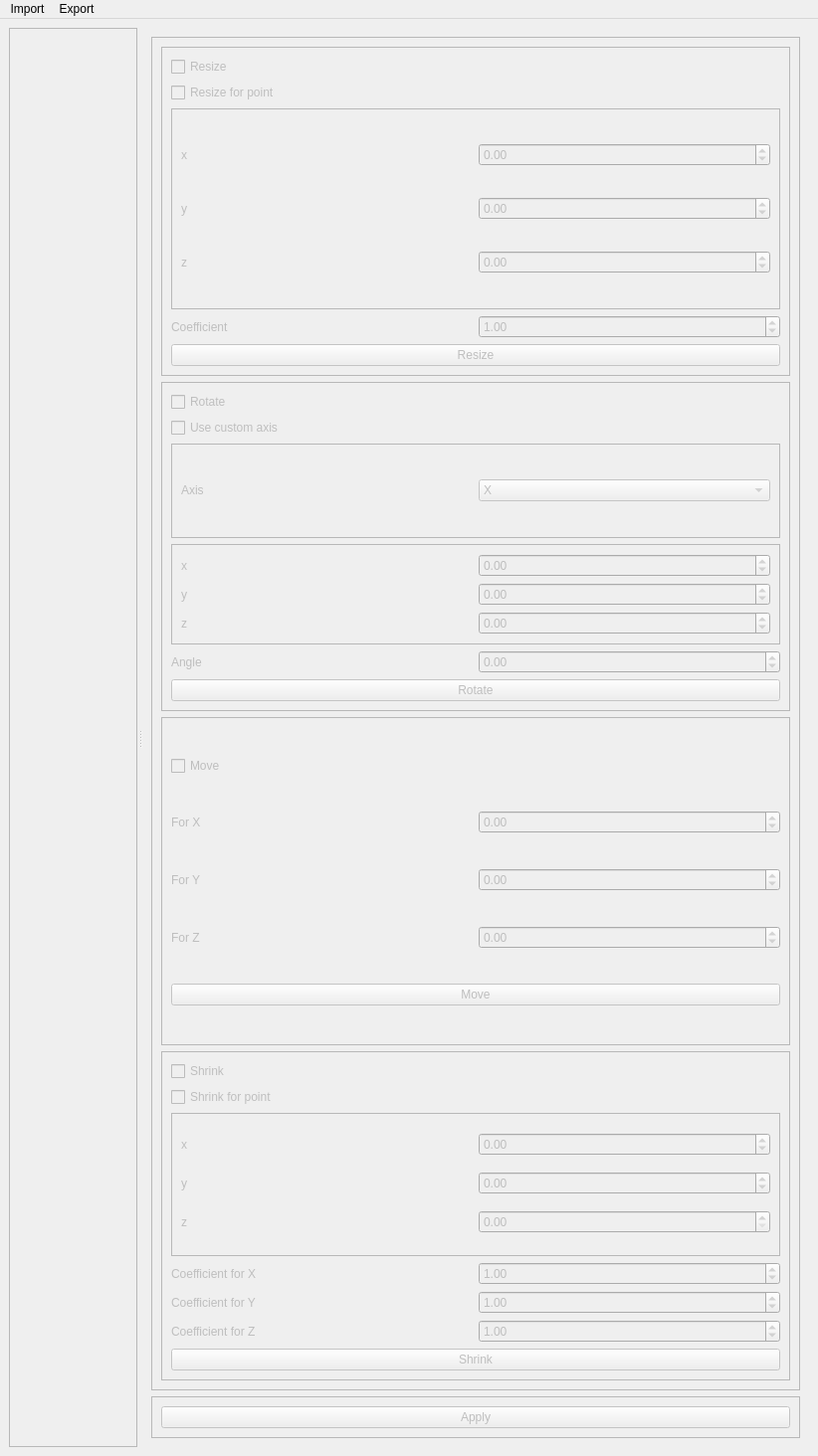
<?xml version="1.0" encoding="UTF-8"?>
<ui version="4.0">
 <class>MainWindow</class>
 <widget class="QMainWindow" name="MainWindow">
  <property name="geometry">
   <rect>
    <x>0</x>
    <y>0</y>
    <width>822</width>
    <height>1464</height>
   </rect>
  </property>
  <property name="windowTitle">
   <string>MainWindow</string>
  </property>
  <widget class="QWidget" name="centralwidget">
   <layout class="QVBoxLayout" name="verticalLayout_12">
    <item>
     <widget class="QSplitter" name="splitter">
      <property name="sizePolicy">
       <sizepolicy hsizetype="Ignored" vsizetype="Preferred">
        <horstretch>0</horstretch>
        <verstretch>0</verstretch>
       </sizepolicy>
      </property>
      <property name="lineWidth">
       <number>1</number>
      </property>
      <property name="orientation">
       <enum>Qt::Horizontal</enum>
      </property>
      <property name="handleWidth">
       <number>5</number>
      </property>
      <property name="childrenCollapsible">
       <bool>false</bool>
      </property>
      <widget class="QWidget" name="layoutWidget">
       <layout class="QVBoxLayout" name="model_layout_wrapper">
        <property name="sizeConstraint">
         <enum>QLayout::SetMaximumSize</enum>
        </property>
        <item>
         <layout class="QVBoxLayout" name="model_layout">
          <property name="sizeConstraint">
           <enum>QLayout::SetMaximumSize</enum>
          </property>
          <item>
           <widget class="QFrame" name="vtk_frame">
            <property name="sizePolicy">
             <sizepolicy hsizetype="Expanding" vsizetype="Preferred">
              <horstretch>0</horstretch>
              <verstretch>0</verstretch>
             </sizepolicy>
            </property>
            <property name="frameShape">
             <enum>QFrame::StyledPanel</enum>
            </property>
            <property name="frameShadow">
             <enum>QFrame::Raised</enum>
            </property>
           </widget>
          </item>
         </layout>
        </item>
        <item>
         <spacer name="horizontalSpacer">
          <property name="orientation">
           <enum>Qt::Horizontal</enum>
          </property>
          <property name="sizeHint" stdset="0">
           <size>
            <width>40</width>
            <height>0</height>
           </size>
          </property>
         </spacer>
        </item>
       </layout>
      </widget>
      <widget class="QWidget" name="layoutWidget_2">
       <layout class="QVBoxLayout" name="verticalLayout">
        <item>
         <widget class="QWidget" name="aciton_widget" native="true">
          <property name="enabled">
           <bool>false</bool>
          </property>
          <property name="sizePolicy">
           <sizepolicy hsizetype="MinimumExpanding" vsizetype="Preferred">
            <horstretch>0</horstretch>
            <verstretch>0</verstretch>
           </sizepolicy>
          </property>
          <property name="minimumSize">
           <size>
            <width>0</width>
            <height>0</height>
           </size>
          </property>
          <property name="baseSize">
           <size>
            <width>0</width>
            <height>0</height>
           </size>
          </property>
          <layout class="QVBoxLayout" name="verticalLayout_3">
           <property name="sizeConstraint">
            <enum>QLayout::SetMaximumSize</enum>
           </property>
           <item>
            <widget class="QScrollArea" name="scrollArea">
             <property name="widgetResizable">
              <bool>true</bool>
             </property>
             <widget class="QWidget" name="scrollAreaWidgetContents">
              <property name="geometry">
               <rect>
                <x>0</x>
                <y>0</y>
                <width>638</width>
                <height>1350</height>
               </rect>
              </property>
              <layout class="QVBoxLayout" name="verticalLayout_7">
               <item>
                <widget class="QFrame" name="frame_4">
                 <property name="frameShape">
                  <enum>QFrame::StyledPanel</enum>
                 </property>
                 <property name="frameShadow">
                  <enum>QFrame::Raised</enum>
                 </property>
                 <layout class="QHBoxLayout" name="horizontalLayout_21">
                  <item>
                   <layout class="QVBoxLayout" name="verticalLayout_2">
                    <item>
                     <layout class="QHBoxLayout" name="horizontalLayout">
                      <item>
                       <widget class="QCheckBox" name="resize_cb">
                        <property name="text">
                         <string>Resize</string>
                        </property>
                        <property name="checked">
                         <bool>false</bool>
                        </property>
                       </widget>
                      </item>
                     </layout>
                    </item>
                    <item>
                     <layout class="QHBoxLayout" name="horizontalLayout_25">
                      <item>
                       <widget class="QCheckBox" name="resize_for_point_cb">
                        <property name="text">
                         <string>Resize for point</string>
                        </property>
                       </widget>
                      </item>
                     </layout>
                    </item>
                    <item>
                     <widget class="QFrame" name="resize_for_point_fr">
                      <property name="frameShape">
                       <enum>QFrame::StyledPanel</enum>
                      </property>
                      <property name="frameShadow">
                       <enum>QFrame::Raised</enum>
                      </property>
                      <layout class="QVBoxLayout" name="verticalLayout_10">
                       <item>
                        <layout class="QHBoxLayout" name="horizontalLayout_26">
                         <item>
                          <widget class="QLabel" name="label_5">
                           <property name="text">
                            <string>x</string>
                           </property>
                          </widget>
                         </item>
                         <item>
                          <widget class="QDoubleSpinBox" name="resize_for_point_x_sb">
                           <property name="minimum">
                            <double>-99.000000000000000</double>
                           </property>
                          </widget>
                         </item>
                        </layout>
                       </item>
                       <item>
                        <layout class="QHBoxLayout" name="horizontalLayout_29">
                         <item>
                          <widget class="QLabel" name="label_8">
                           <property name="text">
                            <string>y</string>
                           </property>
                          </widget>
                         </item>
                         <item>
                          <widget class="QDoubleSpinBox" name="resize_for_point_y_sb">
                           <property name="minimum">
                            <double>-99.000000000000000</double>
                           </property>
                          </widget>
                         </item>
                        </layout>
                       </item>
                       <item>
                        <layout class="QHBoxLayout" name="horizontalLayout_28">
                         <item>
                          <widget class="QLabel" name="label_7">
                           <property name="text">
                            <string>z</string>
                           </property>
                          </widget>
                         </item>
                         <item>
                          <widget class="QDoubleSpinBox" name="resize_for_point_z_sb">
                           <property name="minimum">
                            <double>-99.000000000000000</double>
                           </property>
                          </widget>
                         </item>
                        </layout>
                       </item>
                      </layout>
                     </widget>
                    </item>
                    <item>
                     <layout class="QHBoxLayout" name="horizontalLayout_2">
                      <item>
                       <widget class="QLabel" name="label_2">
                        <property name="text">
                         <string>Coefficient</string>
                        </property>
                       </widget>
                      </item>
                      <item>
                       <widget class="QDoubleSpinBox" name="resize_sb">
                        <property name="minimum">
                         <double>0.000000000000000</double>
                        </property>
                        <property name="value">
                         <double>1.000000000000000</double>
                        </property>
                       </widget>
                      </item>
                     </layout>
                    </item>
                    <item>
                     <widget class="QPushButton" name="resize_btn">
                      <property name="text">
                       <string>Resize</string>
                      </property>
                     </widget>
                    </item>
                   </layout>
                  </item>
                 </layout>
                </widget>
               </item>
               <item>
                <widget class="QFrame" name="frame">
                 <property name="frameShape">
                  <enum>QFrame::StyledPanel</enum>
                 </property>
                 <property name="frameShadow">
                  <enum>QFrame::Raised</enum>
                 </property>
                 <layout class="QHBoxLayout" name="horizontalLayout_15">
                  <item>
                   <layout class="QVBoxLayout" name="verticalLayout_5">
                    <item>
                     <layout class="QHBoxLayout" name="horizontalLayout_5">
                      <item>
                       <widget class="QCheckBox" name="rotate_cb">
                        <property name="text">
                         <string>Rotate</string>
                        </property>
                       </widget>
                      </item>
                     </layout>
                    </item>
                    <item>
                     <layout class="QHBoxLayout" name="horizontalLayout_24">
                      <item>
                       <widget class="QCheckBox" name="rotate_custom_axis_cb">
                        <property name="text">
                         <string>Use custom axis</string>
                        </property>
                       </widget>
                      </item>
                     </layout>
                    </item>
                    <item>
                     <widget class="QFrame" name="rotate_default_axis_fr">
                      <property name="frameShape">
                       <enum>QFrame::StyledPanel</enum>
                      </property>
                      <property name="frameShadow">
                       <enum>QFrame::Raised</enum>
                      </property>
                      <layout class="QVBoxLayout" name="verticalLayout_9">
                       <item>
                        <layout class="QHBoxLayout" name="horizontalLayout_14">
                         <item>
                          <widget class="QLabel" name="label_17">
                           <property name="text">
                            <string>Axis</string>
                           </property>
                          </widget>
                         </item>
                         <item>
                          <widget class="QComboBox" name="axis_default_cb">
                           <item>
                            <property name="text">
                             <string>X</string>
                            </property>
                           </item>
                           <item>
                            <property name="text">
                             <string>Y</string>
                            </property>
                           </item>
                           <item>
                            <property name="text">
                             <string>Z</string>
                            </property>
                           </item>
                          </widget>
                         </item>
                        </layout>
                       </item>
                      </layout>
                     </widget>
                    </item>
                    <item>
                     <widget class="QFrame" name="rotate_custom_axis_fr">
                      <property name="frameShape">
                       <enum>QFrame::StyledPanel</enum>
                      </property>
                      <property name="frameShadow">
                       <enum>QFrame::Raised</enum>
                      </property>
                      <layout class="QHBoxLayout" name="horizontalLayout_7">
                       <item>
                        <layout class="QVBoxLayout" name="verticalLayout_8">
                         <item>
                          <layout class="QHBoxLayout" name="horizontalLayout_23">
                           <item>
                            <widget class="QLabel" name="label_4">
                             <property name="text">
                              <string>x</string>
                             </property>
                            </widget>
                           </item>
                           <item>
                            <widget class="QDoubleSpinBox" name="rotate_custom_axis_x_sb">
                             <property name="minimum">
                              <double>-99.000000000000000</double>
                             </property>
                            </widget>
                           </item>
                          </layout>
                         </item>
                         <item>
                          <layout class="QHBoxLayout" name="horizontalLayout_22">
                           <item>
                            <widget class="QLabel" name="label_3">
                             <property name="text">
                              <string>y</string>
                             </property>
                            </widget>
                           </item>
                           <item>
                            <widget class="QDoubleSpinBox" name="rotate_custom_axis_y_sb">
                             <property name="minimum">
                              <double>-99.000000000000000</double>
                             </property>
                            </widget>
                           </item>
                          </layout>
                         </item>
                         <item>
                          <layout class="QHBoxLayout" name="horizontalLayout_8">
                           <item>
                            <widget class="QLabel" name="label">
                             <property name="text">
                              <string>z</string>
                             </property>
                            </widget>
                           </item>
                           <item>
                            <widget class="QDoubleSpinBox" name="rotate_custom_axis_z_sb">
                             <property name="minimum">
                              <double>-99.000000000000000</double>
                             </property>
                            </widget>
                           </item>
                          </layout>
                         </item>
                        </layout>
                       </item>
                      </layout>
                     </widget>
                    </item>
                    <item>
                     <layout class="QHBoxLayout" name="horizontalLayout_12">
                      <item>
                       <widget class="QLabel" name="label_15">
                        <property name="text">
                         <string>Angle</string>
                        </property>
                       </widget>
                      </item>
                      <item>
                       <widget class="QDoubleSpinBox" name="angle_sb">
                        <property name="minimum">
                         <double>-360.000000000000000</double>
                        </property>
                        <property name="maximum">
                         <double>360.000000000000000</double>
                        </property>
                       </widget>
                      </item>
                     </layout>
                    </item>
                    <item>
                     <widget class="QPushButton" name="rotate_btn">
                      <property name="text">
                       <string>Rotate</string>
                      </property>
                     </widget>
                    </item>
                   </layout>
                  </item>
                 </layout>
                </widget>
               </item>
               <item>
                <widget class="QFrame" name="frame_2">
                 <property name="frameShape">
                  <enum>QFrame::StyledPanel</enum>
                 </property>
                 <property name="frameShadow">
                  <enum>QFrame::Raised</enum>
                 </property>
                 <layout class="QHBoxLayout" name="horizontalLayout_19">
                  <item>
                   <layout class="QVBoxLayout" name="verticalLayout_6">
                    <item>
                     <layout class="QHBoxLayout" name="horizontalLayout_3">
                      <item>
                       <widget class="QCheckBox" name="move_cb">
                        <property name="text">
                         <string>Move</string>
                        </property>
                       </widget>
                      </item>
                     </layout>
                    </item>
                    <item>
                     <layout class="QHBoxLayout" name="horizontalLayout_16">
                      <item>
                       <widget class="QLabel" name="label_18">
                        <property name="text">
                         <string>For X</string>
                        </property>
                       </widget>
                      </item>
                      <item>
                       <widget class="QDoubleSpinBox" name="move_x_sb">
                        <property name="minimum">
                         <double>-999.990000000000009</double>
                        </property>
                        <property name="maximum">
                         <double>999.990000000000009</double>
                        </property>
                       </widget>
                      </item>
                     </layout>
                    </item>
                    <item>
                     <layout class="QHBoxLayout" name="horizontalLayout_17">
                      <item>
                       <widget class="QLabel" name="label_19">
                        <property name="text">
                         <string>For Y</string>
                        </property>
                       </widget>
                      </item>
                      <item>
                       <widget class="QDoubleSpinBox" name="move_y_sb">
                        <property name="minimum">
                         <double>-999.990000000000009</double>
                        </property>
                        <property name="maximum">
                         <double>999.990000000000009</double>
                        </property>
                       </widget>
                      </item>
                     </layout>
                    </item>
                    <item>
                     <layout class="QHBoxLayout" name="horizontalLayout_18">
                      <item>
                       <widget class="QLabel" name="label_20">
                        <property name="text">
                         <string>For Z</string>
                        </property>
                       </widget>
                      </item>
                      <item>
                       <widget class="QDoubleSpinBox" name="move_z_sb">
                        <property name="minimum">
                         <double>-999.990000000000009</double>
                        </property>
                        <property name="maximum">
                         <double>999.990000000000009</double>
                        </property>
                       </widget>
                      </item>
                     </layout>
                    </item>
                    <item>
                     <widget class="QPushButton" name="move_btn">
                      <property name="text">
                       <string>Move</string>
                      </property>
                     </widget>
                    </item>
                   </layout>
                  </item>
                 </layout>
                </widget>
               </item>
               <item>
                <widget class="QFrame" name="frame_3">
                 <property name="frameShape">
                  <enum>QFrame::StyledPanel</enum>
                 </property>
                 <property name="frameShadow">
                  <enum>QFrame::Raised</enum>
                 </property>
                 <layout class="QHBoxLayout" name="horizontalLayout_20">
                  <item>
                   <layout class="QVBoxLayout" name="verticalLayout_4">
                    <item>
                     <layout class="QHBoxLayout" name="horizontalLayout_4">
                      <item>
                       <widget class="QCheckBox" name="shrink_cb">
                        <property name="text">
                         <string>Shrink</string>
                        </property>
                       </widget>
                      </item>
                     </layout>
                    </item>
                    <item>
                     <layout class="QHBoxLayout" name="horizontalLayout_32">
                      <item>
                       <widget class="QCheckBox" name="shrink_for_point_cb">
                        <property name="text">
                         <string>Shrink for point</string>
                        </property>
                       </widget>
                      </item>
                     </layout>
                    </item>
                    <item>
                     <widget class="QFrame" name="shrink_for_point_fr">
                      <property name="frameShape">
                       <enum>QFrame::StyledPanel</enum>
                      </property>
                      <property name="frameShadow">
                       <enum>QFrame::Raised</enum>
                      </property>
                      <layout class="QVBoxLayout" name="verticalLayout_11">
                       <item>
                        <layout class="QHBoxLayout" name="horizontalLayout_27">
                         <item>
                          <widget class="QLabel" name="label_6">
                           <property name="text">
                            <string>x</string>
                           </property>
                          </widget>
                         </item>
                         <item>
                          <widget class="QDoubleSpinBox" name="shrink_for_point_x_sb">
                           <property name="minimum">
                            <double>-99.000000000000000</double>
                           </property>
                          </widget>
                         </item>
                        </layout>
                       </item>
                       <item>
                        <layout class="QHBoxLayout" name="horizontalLayout_30">
                         <item>
                          <widget class="QLabel" name="label_9">
                           <property name="text">
                            <string>y</string>
                           </property>
                          </widget>
                         </item>
                         <item>
                          <widget class="QDoubleSpinBox" name="shrink_for_point_y_sb">
                           <property name="minimum">
                            <double>-99.000000000000000</double>
                           </property>
                          </widget>
                         </item>
                        </layout>
                       </item>
                       <item>
                        <layout class="QHBoxLayout" name="horizontalLayout_31">
                         <item>
                          <widget class="QLabel" name="label_10">
                           <property name="text">
                            <string>z</string>
                           </property>
                          </widget>
                         </item>
                         <item>
                          <widget class="QDoubleSpinBox" name="shrink_for_point_z_sb"/>
                         </item>
                        </layout>
                       </item>
                      </layout>
                     </widget>
                    </item>
                    <item>
                     <layout class="QHBoxLayout" name="horizontalLayout_9">
                      <item>
                       <widget class="QLabel" name="label_11">
                        <property name="text">
                         <string>Coefficient for X</string>
                        </property>
                       </widget>
                      </item>
                      <item>
                       <widget class="QDoubleSpinBox" name="shrink_x_sb">
                        <property name="minimum">
                         <double>0.000000000000000</double>
                        </property>
                        <property name="value">
                         <double>1.000000000000000</double>
                        </property>
                       </widget>
                      </item>
                     </layout>
                    </item>
                    <item>
                     <layout class="QHBoxLayout" name="horizontalLayout_10">
                      <item>
                       <widget class="QLabel" name="label_12">
                        <property name="text">
                         <string>Coefficient for Y</string>
                        </property>
                       </widget>
                      </item>
                      <item>
                       <widget class="QDoubleSpinBox" name="shrink_y_sb">
                        <property name="minimum">
                         <double>0.000000000000000</double>
                        </property>
                        <property name="value">
                         <double>1.000000000000000</double>
                        </property>
                       </widget>
                      </item>
                     </layout>
                    </item>
                    <item>
                     <layout class="QHBoxLayout" name="horizontalLayout_11">
                      <item>
                       <widget class="QLabel" name="label_13">
                        <property name="text">
                         <string>Coefficient for Z</string>
                        </property>
                       </widget>
                      </item>
                      <item>
                       <widget class="QDoubleSpinBox" name="shrink_z_sb">
                        <property name="minimum">
                         <double>0.000000000000000</double>
                        </property>
                        <property name="value">
                         <double>1.000000000000000</double>
                        </property>
                       </widget>
                      </item>
                     </layout>
                    </item>
                    <item>
                     <widget class="QPushButton" name="shrink_btn">
                      <property name="text">
                       <string>Shrink</string>
                      </property>
                     </widget>
                    </item>
                   </layout>
                  </item>
                 </layout>
                </widget>
               </item>
              </layout>
             </widget>
            </widget>
           </item>
           <item>
            <widget class="QFrame" name="frame_5">
             <property name="frameShape">
              <enum>QFrame::StyledPanel</enum>
             </property>
             <property name="frameShadow">
              <enum>QFrame::Raised</enum>
             </property>
             <layout class="QHBoxLayout" name="horizontalLayout_6">
              <item>
               <widget class="QPushButton" name="apply_btn">
                <property name="text">
                 <string>Apply</string>
                </property>
               </widget>
              </item>
             </layout>
            </widget>
           </item>
          </layout>
         </widget>
        </item>
       </layout>
      </widget>
     </widget>
    </item>
   </layout>
  </widget>
  <widget class="QMenuBar" name="menubar">
   <property name="geometry">
    <rect>
     <x>0</x>
     <y>0</y>
     <width>822</width>
     <height>34</height>
    </rect>
   </property>
   <widget class="QMenu" name="menuImport_obj_Model">
    <property name="title">
     <string>Import</string>
    </property>
    <addaction name="open_file"/>
    <addaction name="open_texture"/>
   </widget>
   <widget class="QMenu" name="menuExport">
    <property name="title">
     <string>Export</string>
    </property>
    <addaction name="save_file"/>
   </widget>
   <addaction name="menuImport_obj_Model"/>
   <addaction name="menuExport"/>
  </widget>
  <action name="open_file">
   <property name="text">
    <string>Import .obj model</string>
   </property>
  </action>
  <action name="open_texture">
   <property name="text">
    <string>Import .jpg texture</string>
   </property>
  </action>
  <action name="save_file">
   <property name="text">
    <string>Export .obj model</string>
   </property>
  </action>
 </widget>
 <resources/>
 <connections/>
</ui>
